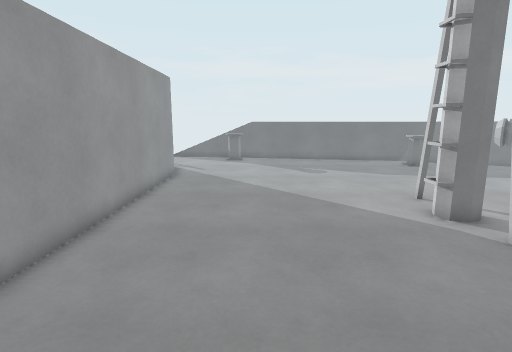
[1] (above)

20 first-person views from a walk through a 3-D level made in the Godot game engine. The camera is 1.4 m above the floor, tilts 10° down and sees 80° across. The floor is counted in squares, 0.5 m on a side. Each view is taken from the middle of a square. On the plan, view 1 faces up. The plan holds only what a view shows up to about 20 squares ahead; the rest is blank. The place goes on beyond the plan. Surface patterns are stand-ins for the level's own textures.

[2]
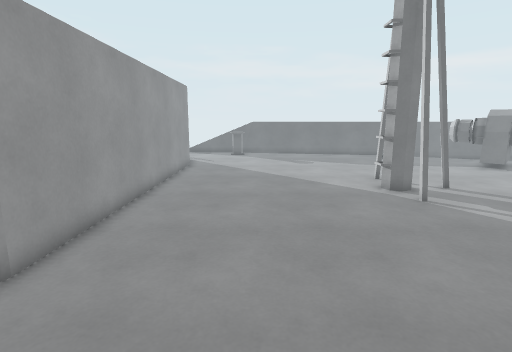

[3]
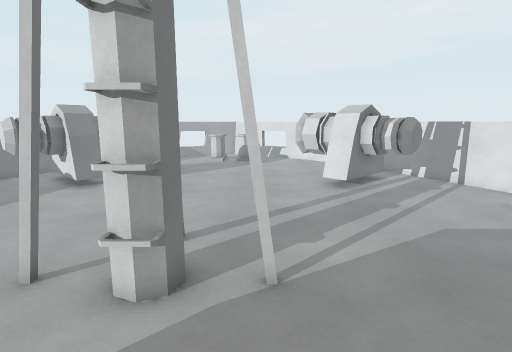

[4]
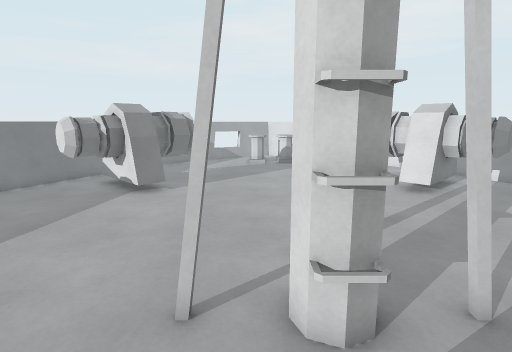

[5]
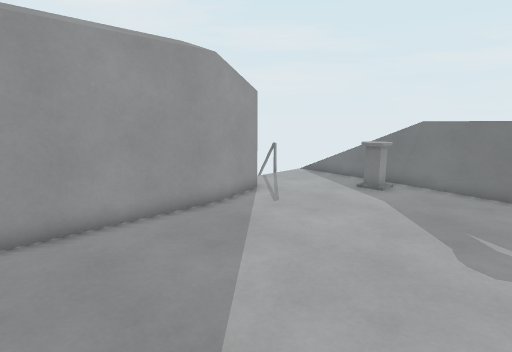

[6]
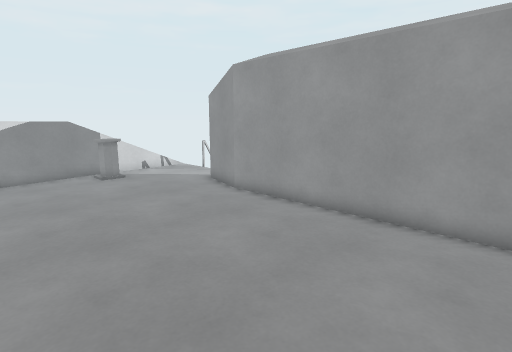

[7]
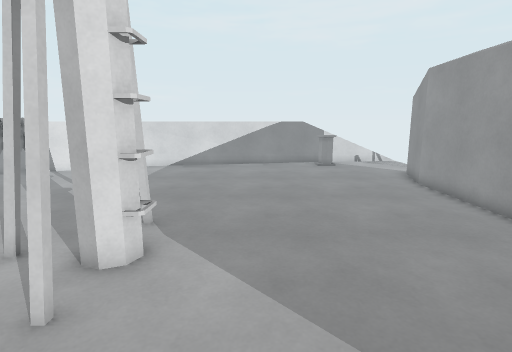

[8]
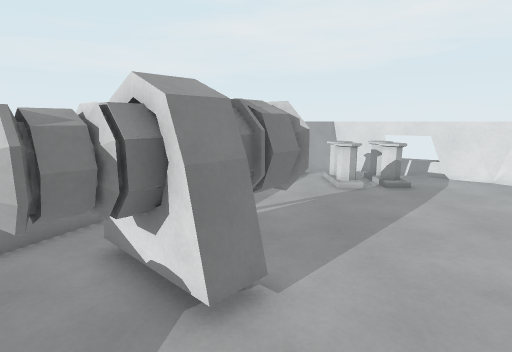

[9]
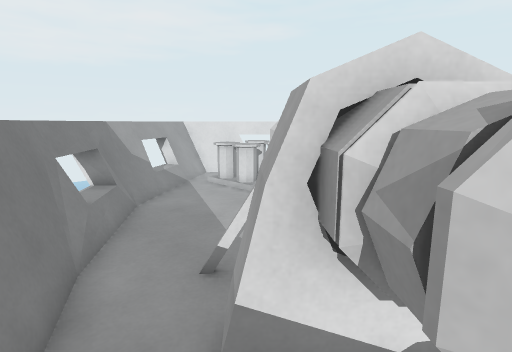

[10]
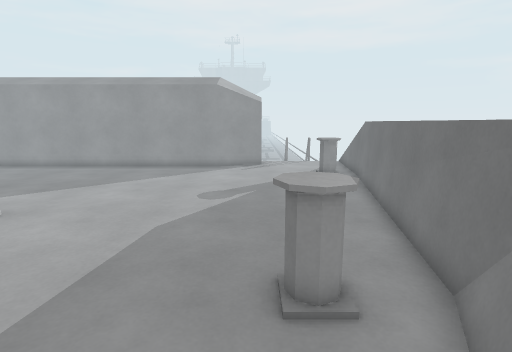

[11]
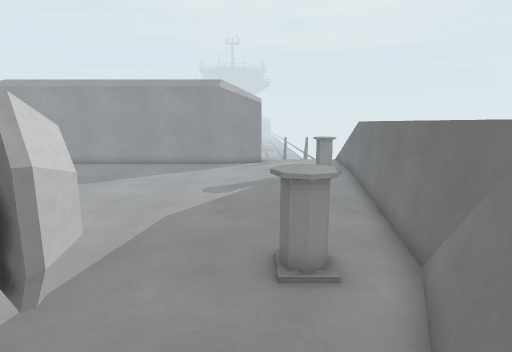

[12]
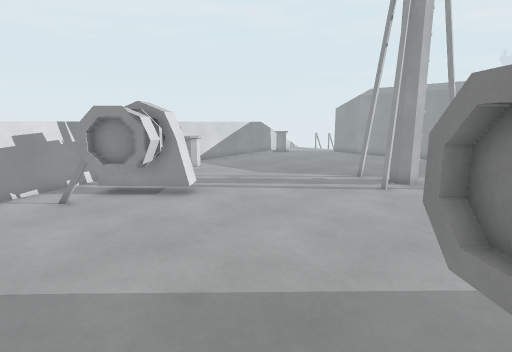

[13]
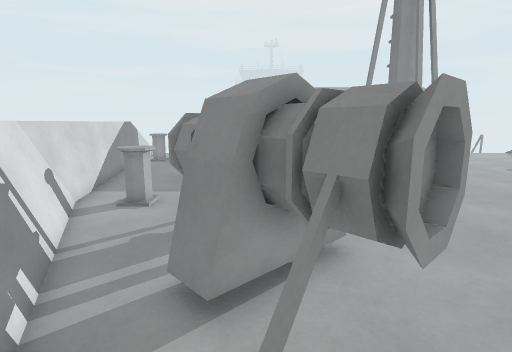

[14]
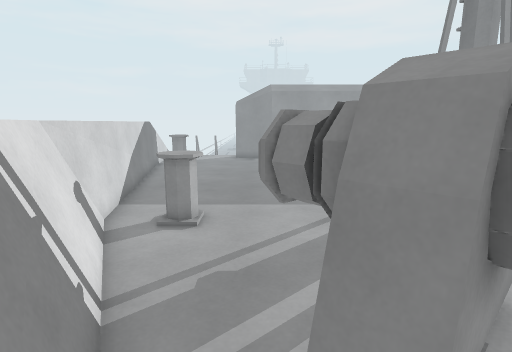

[15]
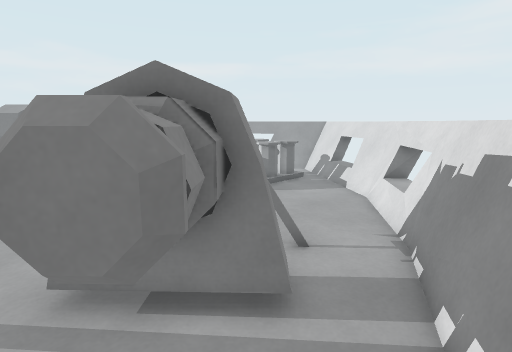

[16]
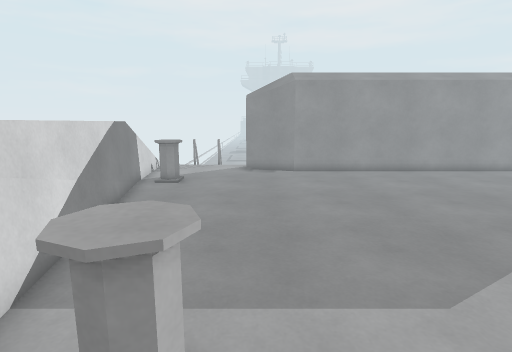

[17]
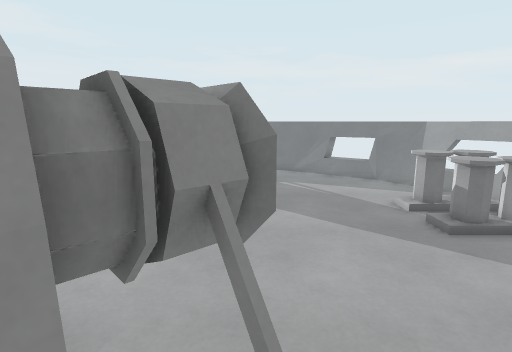

[18]
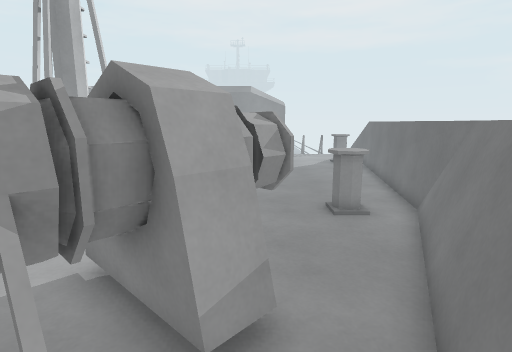

[19]
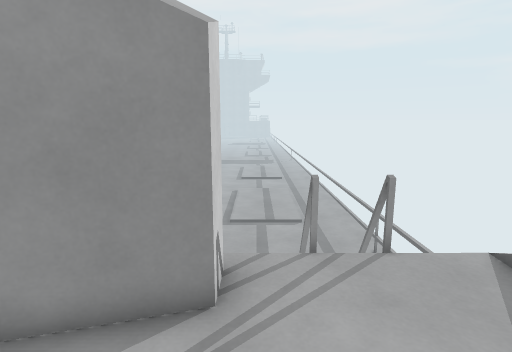

[20]
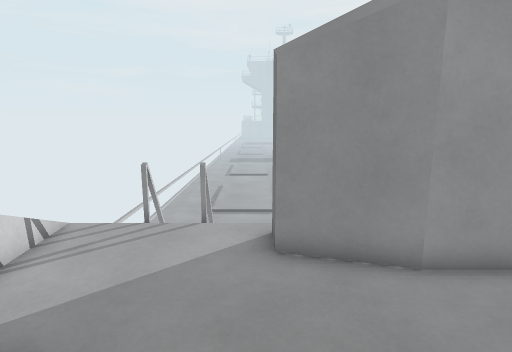

### Floor plan
Key: @ floor where view 1 was taken; # wall or solid block; x gap in a wall; . floor; / step, stairs or slope; = window, fence, low wall or low ledge; ^ raised ledge; v drop or lower ground; T thing the floor can be seen under or through.
Columns run from 9 left of view 1 to 28 right of it. Each row starts with its distance up from view 1.
 25   v//=^^^^
 24   v....=#^^^^^^
 23 vvv....^^.....#^^^^^^
 22   v....==..........=####
 21 vvv...................=###
 20   v................^^...=###
 19   v##..............==.....=####
 18     #.......................=####
 17     #..................###....=###
 16     ##.................##TTT....###
 15     ##.................##TTT.....=##
 14     ##.................=TTTT......=##
 13     # ...................TT.......#=##
 12     # ..............................##
 11     # .........#....................=#
 10     # .........x................^^^=#=
  9     # .........#x#...............==
  8     # .........x................^^^
  7     # .........#.................==#=
  6     # ..............................#
  5     # .............................=#
  4     # ..................####......=##
  3     # .................#####.....=##
  2     # .................^###=....####
  1     # .................^###...==##
  0     #....@...................=###
 -1    ##.....................==###
 -2   v................^^...==#^^
 -3 vvv................==.=##^^
 -4  vv.................=##^^
 -5 vvv....^^......##^^^^^
 -6   v....^###^^^^^^
 -7   v..^^^^^^

Where each view was taken, in squares from view 1:
view 1: 0 up, 0 right, facing up
view 2: 4 down, 0 right, facing up
view 3: 7 up, 1 right, facing right
view 4: 10 up, 2 right, facing right
view 5: 10 up, 4 right, facing up-left
view 6: 11 up, 4 right, facing down-left
view 7: 15 up, 3 right, facing down
view 8: 14 up, 10 right, facing right
view 9: 19 up, 14 right, facing down-right
view 10: 19 up, 15 right, facing left
view 11: 19 up, 16 right, facing left
view 12: 14 up, 21 right, facing down-left
view 13: 2 up, 21 right, facing left
view 14: 0 up, 19 right, facing left
view 15: 2 down, 13 right, facing up-right
view 16: 1 down, 13 right, facing left
view 17: 0 up, 18 right, facing up
view 18: 17 up, 20 right, facing left
view 19: 20 up, 1 left, facing left
view 20: 2 down, 1 right, facing left
